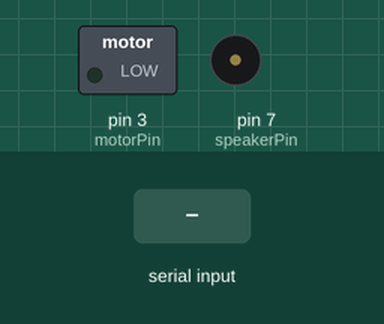
This sketch was run on a simulated Arduino Uno, built with avr-gcc and run on an emulated ATmega328P. On the bench: switched loads named in the sketch (green lamp = pin HIGH), buzzer (waves = sounding, pin HIGH). Dashed ring = blinking. The test bench sets the inputs (shaded band).

Above: at 1.2 s.
1.3 s: "A" received over Serial
At 1.75 s:
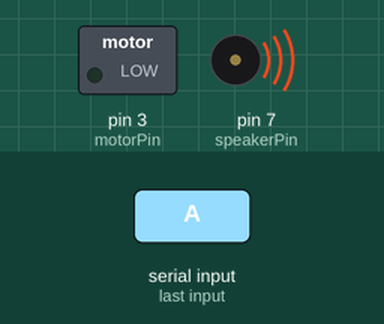
4.3 s: "C" received over Serial
At 4.7 s:
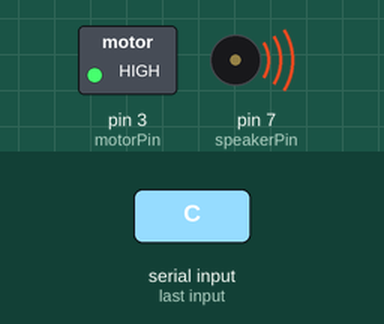
7.3 s: "B" received over Serial
10.3 s: "D" received over Serial
Timing chart, 0 to 14.3 s (numbered marks = the images above; inputs shaded):
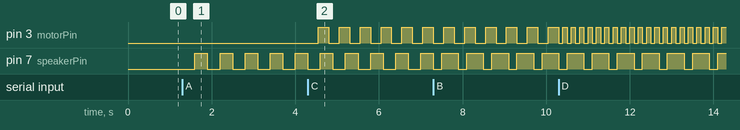

The sketch:

Arduino.ino
```cpp
int motorPin = 3;
int speakerPin = 7;

unsigned long previousSpeakerMillis = 0;
unsigned long previousMotorMillis = 0;

int speakerRepeatCount = 0;
int motorRepeatCount = 0;

unsigned long speakerOnTime = 0;
unsigned long speakerOffTime = 0;
int speakerMaxRepeats = 0;

unsigned long motorOnTime = 0;
unsigned long motorOffTime = 0;
int motorMaxRepeats = 0;

void setup() {
  pinMode(motorPin, OUTPUT);
  pinMode(speakerPin, OUTPUT);
  Serial.begin(9600);
}

void loop() {
  if (Serial.available() > 0) {
    char receivedChar = Serial.read();

    // 새로운 명령을 받을 때마다 카운터와 상태 초기화
    speakerRepeatCount = 0;
    motorRepeatCount = 0;

    // # A : 스티어링 휠을 10초간 파지하지 않았을 경우
    if (receivedChar == 'A') {
        setSpeakerControl(300, 300, 5);
    }
    // # B : 스티어링 휠을 20초간 파지하지 않았을 경우
    else if (receivedChar == 'B') {
        setSpeakerControl(400, 200, 1000);
    }
    // # C : 졸음감지가 2~5초간 지속이 되었을 경우
    else if (receivedChar == 'C') {
        setMotorControl(250, 250, 6);
    }
    // # D : 졸음감지가 5초 이상이 지속이 되었을 경우
    else if (receivedChar == 'D') {
        setMotorControl(100, 100, 1000);
    }
    // # E : 핸들을 파지하지 않은 상태에서 졸음감지가 2~5초간 지속이 되었을 경우
    else if (receivedChar == 'E') {
        setSpeakerControl(300, 300, 5);
        setMotorControl(250, 250, 6);
    }
    // # F : 핸들을 파지하지 않은 상태에서 졸음감지가 5초 이상 지속이 되었을 경우
    else if (receivedChar == 'F') {
        setSpeakerControl(400, 200, 1000);
        setMotorControl(100, 100, 1000);
    }
    // # 정상 주행 상태 (스피커: OFF / 진동모터: OFF)
    else if (receivedChar == 'Z') {
      digitalWrite(speakerPin, LOW);
      digitalWrite(motorPin, LOW);
      speakerMaxRepeats = 0;
      motorMaxRepeats = 0;
    }
  }

  // 스피커와 모터 제어를 비동기적으로 실행
  controlSpeaker();
  controlMotor();
}

// 스피커 제어 파라미터 설정 함수
void setSpeakerControl(unsigned long onTime, unsigned long offTime, int repeat) {
  speakerOnTime = onTime;
  speakerOffTime = offTime;
  speakerMaxRepeats = repeat;
  speakerRepeatCount = 0; // 새 명령이 들어오면 반복 카운트를 초기화
  previousSpeakerMillis = millis(); // 타이머 초기화
}

// 모터 제어 파라미터 설정 함수
void setMotorControl(unsigned long onTime, unsigned long offTime, int repeat) {
  motorOnTime = onTime;
  motorOffTime = offTime;
  motorMaxRepeats = repeat;
  motorRepeatCount = 0; // 새 명령이 들어오면 반복 카운트를 초기화
  previousMotorMillis = millis(); // 타이머 초기화
}

// 스피커 제어 함수
void controlSpeaker() {
  unsigned long currentMillis = millis();

  if (speakerRepeatCount < speakerMaxRepeats) {
    if (digitalRead(speakerPin) == LOW && currentMillis - previousSpeakerMillis >= speakerOffTime) {
      digitalWrite(speakerPin, HIGH);
      previousSpeakerMillis = currentMillis;
    } else if (digitalRead(speakerPin) == HIGH && currentMillis - previousSpeakerMillis >= speakerOnTime) {
      digitalWrite(speakerPin, LOW);
      previousSpeakerMillis = currentMillis;
      speakerRepeatCount++;
    }
  }
}

// 모터 제어 함수
void controlMotor() {
  unsigned long currentMillis = millis();

  if (motorRepeatCount < motorMaxRepeats) {
    if (digitalRead(motorPin) == LOW && currentMillis - previousMotorMillis >= motorOffTime) {
      digitalWrite(motorPin, HIGH);
      previousMotorMillis = currentMillis;
    } else if (digitalRead(motorPin) == HIGH && currentMillis - previousMotorMillis >= motorOnTime) {
      digitalWrite(motorPin, LOW);
      previousMotorMillis = currentMillis;
      motorRepeatCount++;
    }
  }
}
```

Measured:
- after the input at 1.3 s, pin 7 (speakerPin): alternates HIGH for 0.30 s and LOW for 0.30 s, starting after 0.30 s
- after the input at 4.3 s, pin 3 (motorPin): alternates HIGH for 0.25 s and LOW for 0.25 s, starting after 0.25 s
